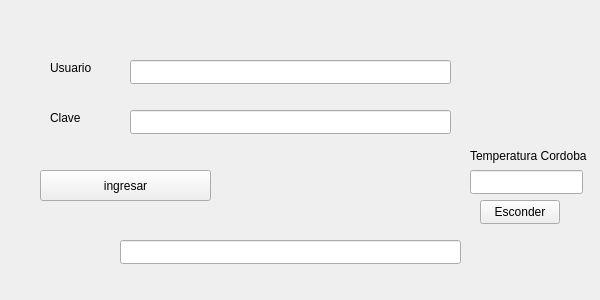
<?xml version="1.0" encoding="UTF-8"?>
<ui version="4.0">
 <class>login</class>
 <widget class="QWidget" name="login">
  <property name="geometry">
   <rect>
    <x>0</x>
    <y>0</y>
    <width>600</width>
    <height>300</height>
   </rect>
  </property>
  <property name="windowTitle">
   <string>login</string>
  </property>
  <widget class="QLabel" name="lUsuario">
   <property name="geometry">
    <rect>
     <x>50</x>
     <y>60</y>
     <width>49</width>
     <height>16</height>
    </rect>
   </property>
   <property name="text">
    <string>Usuario</string>
   </property>
  </widget>
  <widget class="QLabel" name="lClave">
   <property name="geometry">
    <rect>
     <x>50</x>
     <y>110</y>
     <width>49</width>
     <height>16</height>
    </rect>
   </property>
   <property name="text">
    <string>Clave</string>
   </property>
  </widget>
  <widget class="QLineEdit" name="leUsuario">
   <property name="geometry">
    <rect>
     <x>130</x>
     <y>60</y>
     <width>321</width>
     <height>24</height>
    </rect>
   </property>
  </widget>
  <widget class="QLineEdit" name="leClave">
   <property name="geometry">
    <rect>
     <x>130</x>
     <y>110</y>
     <width>321</width>
     <height>24</height>
    </rect>
   </property>
  </widget>
  <widget class="QPushButton" name="pbIngresar">
   <property name="geometry">
    <rect>
     <x>40</x>
     <y>170</y>
     <width>171</width>
     <height>31</height>
    </rect>
   </property>
   <property name="text">
    <string>ingresar</string>
   </property>
  </widget>
  <widget class="QLabel" name="lTemperatura">
   <property name="geometry">
    <rect>
     <x>470</x>
     <y>140</y>
     <width>121</width>
     <height>31</height>
    </rect>
   </property>
   <property name="text">
    <string>Temperatura Cordoba</string>
   </property>
  </widget>
  <widget class="QLineEdit" name="leTemperatura">
   <property name="geometry">
    <rect>
     <x>470</x>
     <y>170</y>
     <width>113</width>
     <height>24</height>
    </rect>
   </property>
  </widget>
  <widget class="QPushButton" name="pbEsconder">
   <property name="geometry">
    <rect>
     <x>480</x>
     <y>200</y>
     <width>80</width>
     <height>24</height>
    </rect>
   </property>
   <property name="text">
    <string>Esconder</string>
   </property>
  </widget>
  <widget class="QLineEdit" name="leURL">
   <property name="geometry">
    <rect>
     <x>120</x>
     <y>240</y>
     <width>341</width>
     <height>24</height>
    </rect>
   </property>
   <property name="readOnly">
    <bool>true</bool>
   </property>
  </widget>
 </widget>
 <resources/>
 <connections/>
</ui>
